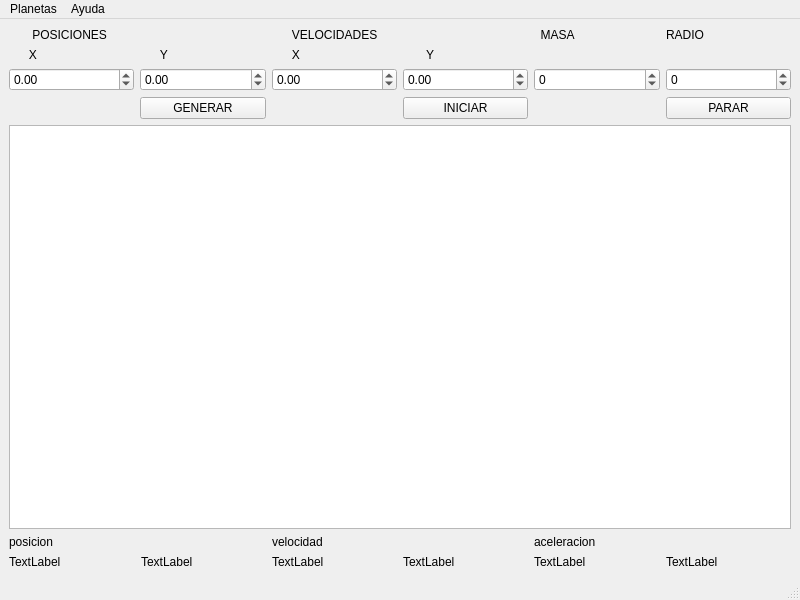
<?xml version="1.0" encoding="UTF-8"?>
<ui version="4.0">
 <class>MainWindow</class>
 <widget class="QMainWindow" name="MainWindow">
  <property name="geometry">
   <rect>
    <x>0</x>
    <y>0</y>
    <width>800</width>
    <height>600</height>
   </rect>
  </property>
  <property name="windowTitle">
   <string>MainWindow</string>
  </property>
  <property name="windowIcon">
   <iconset resource="files.qrc">
    <normaloff>:/recursos/iconfinder_solar_system_5044142.png</normaloff>:/recursos/iconfinder_solar_system_5044142.png</iconset>
  </property>
  <widget class="QWidget" name="centralwidget">
   <layout class="QGridLayout" name="gridLayout_3">
    <item row="0" column="0">
     <layout class="QGridLayout" name="gridLayout_2">
      <item row="0" column="0" colspan="2">
       <widget class="QLabel" name="label_18">
        <property name="styleSheet">
         <string notr="true">font: 12pt &quot;Comic Sans MS&quot;;</string>
        </property>
        <property name="text">
         <string>       POSICIONES</string>
        </property>
       </widget>
      </item>
      <item row="0" column="2" colspan="2">
       <widget class="QLabel" name="label_13">
        <property name="styleSheet">
         <string notr="true">font: 12pt &quot;Comic Sans MS&quot;;</string>
        </property>
        <property name="text">
         <string>      VELOCIDADES</string>
        </property>
       </widget>
      </item>
      <item row="0" column="4">
       <widget class="QLabel" name="label_16">
        <property name="styleSheet">
         <string notr="true">font: 12pt &quot;Comic Sans MS&quot;;</string>
        </property>
        <property name="text">
         <string>  MASA</string>
        </property>
       </widget>
      </item>
      <item row="0" column="5">
       <widget class="QLabel" name="label_19">
        <property name="styleSheet">
         <string notr="true">font: 12pt &quot;Comic Sans MS&quot;;</string>
        </property>
        <property name="text">
         <string>RADIO</string>
        </property>
       </widget>
      </item>
      <item row="1" column="0">
       <widget class="QLabel" name="label_15">
        <property name="styleSheet">
         <string notr="true">font: 12pt &quot;Comic Sans MS&quot;;</string>
        </property>
        <property name="text">
         <string>      X</string>
        </property>
       </widget>
      </item>
      <item row="1" column="1">
       <widget class="QLabel" name="label_14">
        <property name="styleSheet">
         <string notr="true">font: 12pt &quot;Comic Sans MS&quot;;</string>
        </property>
        <property name="text">
         <string>      Y</string>
        </property>
       </widget>
      </item>
      <item row="1" column="2">
       <widget class="QLabel" name="label_17">
        <property name="styleSheet">
         <string notr="true">font: 12pt &quot;Comic Sans MS&quot;;</string>
        </property>
        <property name="text">
         <string>      X</string>
        </property>
       </widget>
      </item>
      <item row="1" column="3">
       <widget class="QLabel" name="label_12">
        <property name="styleSheet">
         <string notr="true">font: 12pt &quot;Comic Sans MS&quot;;</string>
        </property>
        <property name="text">
         <string>       Y</string>
        </property>
       </widget>
      </item>
      <item row="2" column="0">
       <widget class="QDoubleSpinBox" name="posicionx_2">
        <property name="minimum">
         <double>-10000000000000000019156750857346687362159551272651920111528035145993793242039887559612361451081803235328.000000000000000</double>
        </property>
        <property name="maximum">
         <double>999999999999999959416724456350362731491996089648451439669739009806703922950954425516032.000000000000000</double>
        </property>
       </widget>
      </item>
      <item row="2" column="1">
       <widget class="QDoubleSpinBox" name="posiciony_2">
        <property name="minimum">
         <double>-999999999999999967336168804116691273849533185806555472917961779471295845921727862608739868455469056.000000000000000</double>
        </property>
        <property name="maximum">
         <double>99999999999999999769037024514370800696612547992403838920556863966097586548129676477911932478685184.000000000000000</double>
        </property>
       </widget>
      </item>
      <item row="2" column="2">
       <widget class="QDoubleSpinBox" name="velocidadx_2">
        <property name="minimum">
         <double>-9999999999999999594167244563503627314919960896484514396697390098067039229509544255160320.000000000000000</double>
        </property>
        <property name="maximum">
         <double>10000000000000000202188791271559469885760963232143577411377768562080040049981643093586978275328.000000000000000</double>
        </property>
       </widget>
      </item>
      <item row="2" column="3">
       <widget class="QDoubleSpinBox" name="velocidady_2">
        <property name="minimum">
         <double>-1000000000000000043845843045076197354634047651840.000000000000000</double>
        </property>
        <property name="maximum">
         <double>1000000000000000057857959942726969827393378689175040438172647424.000000000000000</double>
        </property>
       </widget>
      </item>
      <item row="2" column="4">
       <widget class="QSpinBox" name="masa_2">
        <property name="minimum">
         <number>-999999999</number>
        </property>
        <property name="maximum">
         <number>999999999</number>
        </property>
       </widget>
      </item>
      <item row="2" column="5">
       <widget class="QSpinBox" name="radio_2">
        <property name="minimum">
         <number>-999999999</number>
        </property>
        <property name="maximum">
         <number>999999999</number>
        </property>
       </widget>
      </item>
      <item row="3" column="1">
       <widget class="QPushButton" name="generar_2">
        <property name="text">
         <string>GENERAR</string>
        </property>
       </widget>
      </item>
      <item row="3" column="3">
       <widget class="QPushButton" name="iniciar_2">
        <property name="text">
         <string>INICIAR</string>
        </property>
       </widget>
      </item>
      <item row="3" column="5">
       <widget class="QPushButton" name="parar_2">
        <property name="text">
         <string>PARAR</string>
        </property>
       </widget>
      </item>
     </layout>
    </item>
    <item row="1" column="0">
     <widget class="QGraphicsView" name="graphicsView"/>
    </item>
    <item row="2" column="0">
     <layout class="QHBoxLayout" name="horizontalLayout_8">
      <item>
       <layout class="QVBoxLayout" name="verticalLayout_4">
        <item>
         <widget class="QLabel" name="label_21">
          <property name="text">
           <string>posicion</string>
          </property>
         </widget>
        </item>
        <item>
         <layout class="QHBoxLayout" name="horizontalLayout">
          <item>
           <widget class="QLabel" name="posix_3">
            <property name="text">
             <string>TextLabel</string>
            </property>
            <property name="textFormat">
             <enum>Qt::AutoText</enum>
            </property>
           </widget>
          </item>
          <item>
           <widget class="QLabel" name="posiy_3">
            <property name="text">
             <string>TextLabel</string>
            </property>
           </widget>
          </item>
         </layout>
        </item>
       </layout>
      </item>
      <item>
       <layout class="QVBoxLayout" name="verticalLayout_5">
        <item>
         <widget class="QLabel" name="label_20">
          <property name="text">
           <string>velocidad</string>
          </property>
         </widget>
        </item>
        <item>
         <layout class="QHBoxLayout" name="horizontalLayout_2">
          <item>
           <widget class="QLabel" name="velox_2">
            <property name="text">
             <string>TextLabel</string>
            </property>
           </widget>
          </item>
          <item>
           <widget class="QLabel" name="veloy_2">
            <property name="text">
             <string>TextLabel</string>
            </property>
           </widget>
          </item>
         </layout>
        </item>
       </layout>
      </item>
      <item>
       <layout class="QVBoxLayout" name="verticalLayout_6">
        <item>
         <widget class="QLabel" name="label_22">
          <property name="text">
           <string>aceleracion</string>
          </property>
         </widget>
        </item>
        <item>
         <layout class="QHBoxLayout" name="horizontalLayout_7">
          <item>
           <widget class="QLabel" name="acele_x">
            <property name="text">
             <string>TextLabel</string>
            </property>
           </widget>
          </item>
          <item>
           <widget class="QLabel" name="acele_y">
            <property name="text">
             <string>TextLabel</string>
            </property>
           </widget>
          </item>
         </layout>
        </item>
       </layout>
      </item>
     </layout>
    </item>
   </layout>
  </widget>
  <widget class="QMenuBar" name="menubar">
   <property name="geometry">
    <rect>
     <x>0</x>
     <y>0</y>
     <width>800</width>
     <height>21</height>
    </rect>
   </property>
   <widget class="QMenu" name="menuplanetas">
    <property name="title">
     <string>Planetas</string>
    </property>
    <addaction name="actionsol"/>
    <addaction name="actionplaneta1"/>
    <addaction name="actionplaneta2"/>
    <addaction name="actionplaneta3"/>
    <addaction name="actionplaneta4"/>
    <addaction name="actionplaneta5"/>
   </widget>
   <widget class="QMenu" name="menuayuda">
    <property name="title">
     <string>Ayuda</string>
    </property>
    <addaction name="actionAcerca_de"/>
   </widget>
   <addaction name="menuplanetas"/>
   <addaction name="menuayuda"/>
  </widget>
  <widget class="QStatusBar" name="statusbar"/>
  <action name="actionsol">
   <property name="icon">
    <iconset resource="files.qrc">
     <normaloff>:/recursos/iconfinder_sun_2995005.png</normaloff>:/recursos/iconfinder_sun_2995005.png</iconset>
   </property>
   <property name="text">
    <string>sol</string>
   </property>
  </action>
  <action name="actionplaneta1">
   <property name="icon">
    <iconset resource="files.qrc">
     <normaloff>:/recursos/iconfinder_EARTH_1715795.png</normaloff>:/recursos/iconfinder_EARTH_1715795.png</iconset>
   </property>
   <property name="text">
    <string>planeta1</string>
   </property>
  </action>
  <action name="actionplaneta2">
   <property name="icon">
    <iconset resource="files.qrc">
     <normaloff>:/recursos/iconfinder_Mars_1715796.png</normaloff>:/recursos/iconfinder_Mars_1715796.png</iconset>
   </property>
   <property name="text">
    <string>planeta2</string>
   </property>
  </action>
  <action name="actionplaneta3">
   <property name="icon">
    <iconset resource="files.qrc">
     <normaloff>:/recursos/iconfinder_Mercury_1715798.png</normaloff>:/recursos/iconfinder_Mercury_1715798.png</iconset>
   </property>
   <property name="text">
    <string>planeta3</string>
   </property>
  </action>
  <action name="actionplaneta4">
   <property name="icon">
    <iconset resource="files.qrc">
     <normaloff>:/recursos/iconfinder_Neptune_1715800.png</normaloff>:/recursos/iconfinder_Neptune_1715800.png</iconset>
   </property>
   <property name="text">
    <string>planeta4</string>
   </property>
  </action>
  <action name="actionplaneta5">
   <property name="icon">
    <iconset resource="files.qrc">
     <normaloff>:/recursos/iconfinder_Venus_1715802.png</normaloff>:/recursos/iconfinder_Venus_1715802.png</iconset>
   </property>
   <property name="text">
    <string>planeta5</string>
   </property>
  </action>
  <action name="actionAcerca_de">
   <property name="icon">
    <iconset resource="files.qrc">
     <normaloff>:/recursos/iconfinder_exclamation-mark-round-sign-caution_3643776.png</normaloff>:/recursos/iconfinder_exclamation-mark-round-sign-caution_3643776.png</iconset>
   </property>
   <property name="text">
    <string>Acerca de ...</string>
   </property>
  </action>
 </widget>
 <resources>
  <include location="files.qrc"/>
 </resources>
 <connections/>
</ui>
